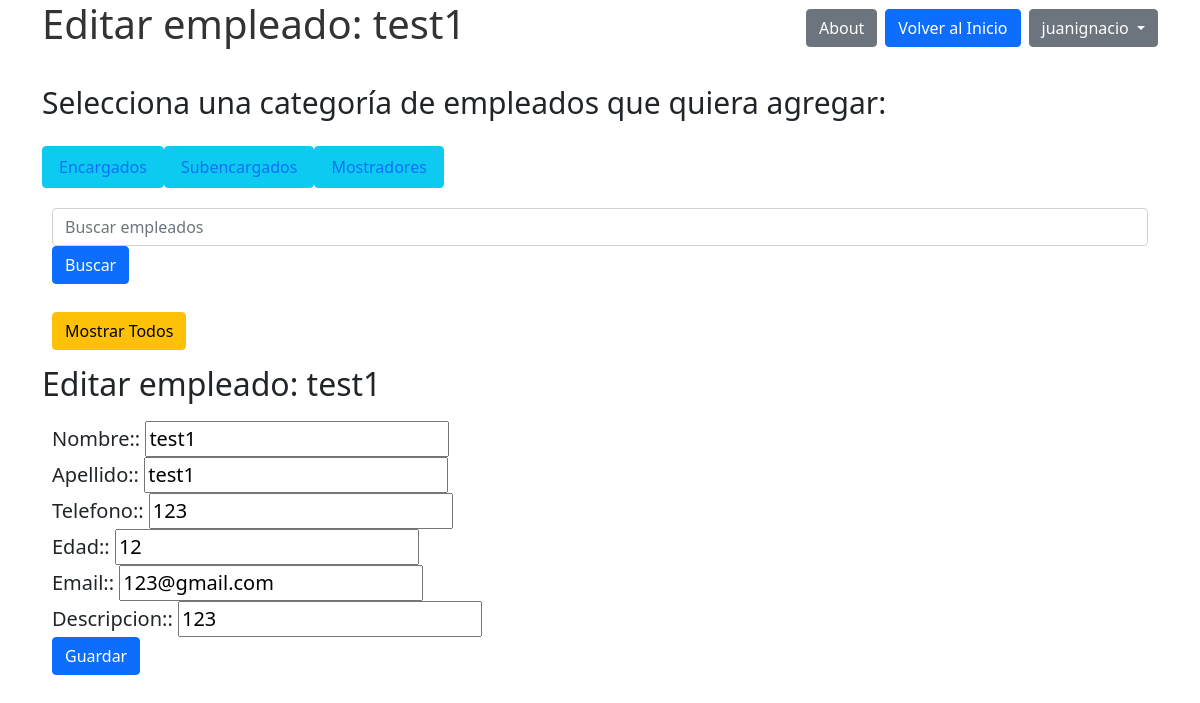
/empleados/empleados/editar_empleado/22/ (signed in), run on the app's committed database.
### empleados/models.py (models this page shows)
class encargado(models.Model):
    Nombre = models.CharField(max_length=64)
    Apellido = models.CharField(max_length=64)
    telefono = models.CharField(max_length=20)
    edad = models.IntegerField()
    email = models.EmailField()
    descripcion = models.CharField(max_length=100)
    empleo = models.CharField(max_length=64, default='encargado')
    creador = models.ForeignKey(User, on_delete=models.SET_NULL, null=True)

### empleados/views.py (the view)
# urls.py: path('empleados/editar_empleado/<int:id>/', views.editar_empleado, name='editar_empleado'),
@login_required
def editar_empleado(request, id):
    empleadoeditar = (
        encargado.objects.filter(id=id).first() or
        subencargado.objects.filter(id=id).first() or
        mostrador.objects.filter(id=id).first()
    )
    formularioseditar = {
        encargado: EncargadoForm,
        subencargado: SubencargadoForm,
        mostrador: MostradorForm,
    }
    if request.method == "POST":
        formulario = formularioseditar[type(empleadoeditar)](request.POST, instance=empleadoeditar)
        if formulario.is_valid():
            formulario.save()
            return redirect('mostrarempleados')
    else:
        formulario = formularioseditar[type(empleadoeditar)](instance=empleadoeditar)
    return render(request, 'editar_empleado.html', {'form': formulario, 'empleado': empleadoeditar})

### empleados/forms.py (shortened to what this page needs)
class EncargadoForm(forms.ModelForm):
    class Meta:
        model = encargado
        exclude = ['creador', 'empleo']

### empleados/templates de empleados/editar_empleado.html (shortened to what this page needs)
{% extends 'base.html' %}
{% block content %}
  <h2>Editar empleado: {{ empleado.Nombre }}</h2>
  <form method="post">
    {% for field in form %}
      <div class="form-group">
        {{ field.label_tag }}: {{ field }}
      </div>
    {% endfor %}
    <button type="submit" class="btn btn-primary">Guardar</button>
  </form>
{% endblock %}

### templates_base/base.html (shortened to what this page needs)
{% load static %}
<!DOCTYPE html>
<html lang="es">
<head>
  <link rel="stylesheet" type="text/css" href="{% static 'css/css.css' %}">
  <link rel="stylesheet" href="https://cdn.jsdelivr.net/npm/bootstrap@5.1.3/dist/css/bootstrap.min.css">
</head>
<body>
  <div class="container">
    <div class="d-flex justify-content-between align-items-center mb-4">
      <h1>{% block heading %}Empleados{% endblock %}</h1>
      <div class="d-flex">
        <a href="{% url 'about' %}" class="btn btn-secondary me-2">About</a>
        <a href="{% url 'base' %}" class="btn btn-primary me-2">Volver al Inicio</a>
        {% if user.is_authenticated %}
          <div class="dropdown">
            <button class="btn btn-secondary dropdown-toggle" type="button" data-bs-toggle="dropdown" aria-expanded="false">
              {{ user.username }}
            </button>
          </div>
        {% endif %}
      </div>
    </div>
    <p>Selecciona una categoría de empleados que quiera agregar:</p>
    <ul class="nav">
      <li class="nav-item"><a href="{% url 'encargados' %}" class="btn btn-info nav-link">Encargados</a></li>
      <li class="nav-item"><a href="{% url 'subencargados' %}" class="btn btn-info nav-link">Subencargados</a></li>
      <li class="nav-item"><a href="{% url 'mostradores' %}" class="btn btn-info nav-link">Mostradores</a></li>
    </ul>
    <form method="get" action="{% url 'busqueda' %}" class="mb-2">
      <input type="text" name="q" placeholder="Buscar empleados" class="form-control me-2">
      <button type="submit" class="btn btn-primary">Buscar</button>
    </form>
    <form method="get" action="{% url 'mostrarempleados' %}">
      <button type="submit" class="btn btn-warning">Mostrar Todos</button>
    </form>
    {% block content %}{% endblock %}
  </div>
</body>
</html>

### static/css/css.css (style rules this page uses)
body { background-color: rgb(238, 244, 238); }
h1 { font-size: 60px; color: #333; text-align: center; }
ul { list-style-type: none; }
ul li a { text-decoration: none; display: block; padding: 10px; background-color: #0074b8; color: #fff; border-radius: 5px; margin: 5px 0; text-align: center; }
form { width: 100%; padding: 10px; margin: 5px 0; border: none; border-radius: 7px; box-sizing: border-box; font-size: 20px; }
p { font-size: 30px; }

### data on the page
encargado: Nombre "test1", form "test1" "test1" "123" "12" "123@gmail.com" "123"

### other printed values
{{ user.username }} "juanignacio"
{{ field.label_tag }} "Nombre:" "Apellido:" "Telefono:" "Edad:" "Email:" "Descripcion:"
